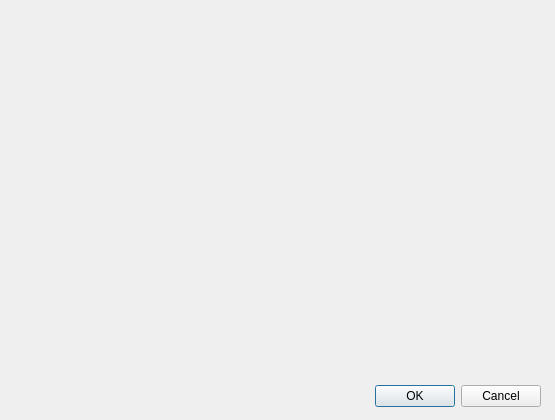
<?xml version="1.0" encoding="UTF-8"?>
<ui version="4.0">
 <class>grafici</class>
 <widget class="QDialog" name="grafici">
  <property name="geometry">
   <rect>
    <x>0</x>
    <y>0</y>
    <width>555</width>
    <height>420</height>
   </rect>
  </property>
  <property name="windowTitle">
   <string>Dialog</string>
  </property>
  <widget class="QDialogButtonBox" name="buttonBox">
   <property name="geometry">
    <rect>
     <x>200</x>
     <y>380</y>
     <width>341</width>
     <height>32</height>
    </rect>
   </property>
   <property name="orientation">
    <enum>Qt::Horizontal</enum>
   </property>
   <property name="standardButtons">
    <set>QDialogButtonBox::Cancel|QDialogButtonBox::Ok</set>
   </property>
  </widget>
 </widget>
 <resources/>
 <connections>
  <connection>
   <sender>buttonBox</sender>
   <signal>accepted()</signal>
   <receiver>grafici</receiver>
   <slot>accept()</slot>
   <hints>
    <hint type="sourcelabel">
     <x>248</x>
     <y>254</y>
    </hint>
    <hint type="destinationlabel">
     <x>157</x>
     <y>274</y>
    </hint>
   </hints>
  </connection>
  <connection>
   <sender>buttonBox</sender>
   <signal>rejected()</signal>
   <receiver>grafici</receiver>
   <slot>reject()</slot>
   <hints>
    <hint type="sourcelabel">
     <x>316</x>
     <y>260</y>
    </hint>
    <hint type="destinationlabel">
     <x>286</x>
     <y>274</y>
    </hint>
   </hints>
  </connection>
 </connections>
</ui>
